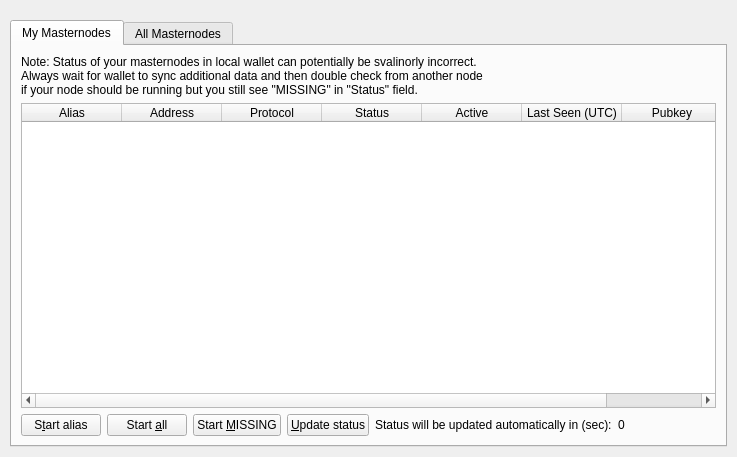
<?xml version="1.0" encoding="UTF-8"?>
<ui version="4.0">
 <class>MasternodeList</class>
 <widget class="QWidget" name="MasternodeList">
  <property name="geometry">
   <rect>
    <x>0</x>
    <y>0</y>
    <width>723</width>
    <height>457</height>
   </rect>
  </property>
  <property name="windowTitle">
   <string>Form</string>
  </property>
  <layout class="QVBoxLayout" name="topLayout">
   <property name="leftMargin">
    <number>10</number>
   </property>
   <property name="topMargin">
    <number>0</number>
   </property>
   <property name="rightMargin">
    <number>10</number>
   </property>
   <property name="bottomMargin">
    <number>10</number>
   </property>
   <item>
    <layout class="QVBoxLayout" name="verticalLayout">
     <property name="bottomMargin">
      <number>0</number>
     </property>
     <item>
      <spacer name="horizontalSpacer0">
       <property name="orientation">
        <enum>Qt::Horizontal</enum>
       </property>
       <property name="sizeHint" stdset="0">
        <size>
         <width>40</width>
         <height>20</height>
        </size>
       </property>
      </spacer>
     </item>
     <item>
      <widget class="QTabWidget" name="tabWidget">
       <property name="currentIndex">
        <number>0</number>
       </property>
       <widget class="QWidget" name="tabMyMasternodes">
        <attribute name="title">
         <string>My Masternodes</string>
        </attribute>
        <layout class="QGridLayout" name="gridLayout_2">
         <item row="0" column="0">
          <layout class="QVBoxLayout" name="verticalLayout_2">
           <property name="bottomMargin">
            <number>0</number>
           </property>
           <item>
            <layout class="QHBoxLayout" name="horizontalLayout_note">
             <property name="bottomMargin">
              <number>0</number>
             </property>
             <item>
              <widget class="QLabel" name="updateNote">
               <property name="text">
                <string>Note: Status of your masternodes in local wallet can potentially be svalinorly incorrect.&lt;br /&gt;Always wait for wallet to sync additional data and then double check from another node&lt;br /&gt;if your node should be running but you still see &quot;MISSING&quot; in &quot;Status&quot; field.</string>
               </property>
              </widget>
             </item>
            </layout>
           </item>
           <item>
            <widget class="QTableWidget" name="tableWidgetMyMasternodes">
             <property name="minimumSize">
              <size>
               <width>695</width>
               <height>0</height>
              </size>
             </property>
             <property name="palette">
              <palette>
               <active>
                <colorrole role="Text">
                 <brush brushstyle="SolidPattern">
                  <color alpha="255">
                   <red>51</red>
                   <green>51</green>
                   <blue>51</blue>
                  </color>
                 </brush>
                </colorrole>
               </active>
               <inactive>
                <colorrole role="Text">
                 <brush brushstyle="SolidPattern">
                  <color alpha="255">
                   <red>51</red>
                   <green>51</green>
                   <blue>51</blue>
                  </color>
                 </brush>
                </colorrole>
               </inactive>
               <disabled>
                <colorrole role="Text">
                 <brush brushstyle="SolidPattern">
                  <color alpha="255">
                   <red>85</red>
                   <green>85</green>
                   <blue>85</blue>
                  </color>
                 </brush>
                </colorrole>
               </disabled>
              </palette>
             </property>
             <property name="editTriggers">
              <set>QAbstractItemView::NoEditTriggers</set>
             </property>
             <property name="alternatingRowColors">
              <bool>true</bool>
             </property>
             <property name="selectionMode">
              <enum>QAbstractItemView::SingleSelection</enum>
             </property>
             <property name="selectionBehavior">
              <enum>QAbstractItemView::SelectRows</enum>
             </property>
             <property name="sortingEnabled">
              <bool>true</bool>
             </property>
             <attribute name="horizontalHeaderStretchLastSection">
              <bool>true</bool>
             </attribute>
             <attribute name="ResizeMode">
              <enum>QHeaderView::Interactive</enum>
             </attribute>
             <column>
              <property name="text">
               <string>Alias</string>
              </property>
             </column>
             <column>
              <property name="text">
               <string>Address</string>
              </property>
             </column>
             <column>
              <property name="text">
               <string>Protocol</string>
              </property>
             </column>
             <column>
              <property name="text">
               <string>Status</string>
              </property>
             </column>
             <column>
              <property name="text">
               <string>Active</string>
              </property>
             </column>
             <column>
              <property name="text">
               <string>Last Seen (UTC)</string>
              </property>
             </column>
             <column>
              <property name="text">
               <string>Pubkey</string>
              </property>
             </column>
            </widget>
           </item>
           <item>
            <layout class="QHBoxLayout" name="horizontalLayout_5">
             <property name="bottomMargin">
              <number>0</number>
             </property>
             <item>
              <widget class="QPushButton" name="startButton">
               <property name="text">
                <string>S&amp;tart alias</string>
               </property>
              </widget>
             </item>
             <item>
              <widget class="QPushButton" name="startAllButton">
               <property name="text">
                <string>Start &amp;all</string>
               </property>
              </widget>
             </item>
             <item>
              <widget class="QPushButton" name="startMissingButton">
               <property name="text">
                <string>Start &amp;MISSING</string>
               </property>
              </widget>
             </item>
             <item>
              <widget class="QPushButton" name="UpdateButton">
               <property name="text">
                <string>&amp;Update status</string>
               </property>
              </widget>
             </item>
             <item>
              <widget class="QLabel" name="autoupdate_label">
               <property name="text">
                <string>Status will be updated automatically in (sec):</string>
               </property>
              </widget>
             </item>
             <item>
              <widget class="QLabel" name="secondsLabel">
               <property name="text">
                <string>0</string>
               </property>
              </widget>
             </item>
             <item>
              <spacer name="horizontalSpacer_5">
               <property name="orientation">
                <enum>Qt::Horizontal</enum>
               </property>
               <property name="sizeHint" stdset="0">
                <size>
                 <width>40</width>
                 <height>20</height>
                </size>
               </property>
              </spacer>
             </item>
            </layout>
           </item>
          </layout>
         </item>
        </layout>
       </widget>
       <widget class="QWidget" name="tabAllMasternodes">
        <attribute name="title">
         <string>All Masternodes</string>
        </attribute>
        <layout class="QGridLayout" name="gridLayout">
         <item row="1" column="0">
          <widget class="QTableWidget" name="tableWidgetMasternodes">
           <property name="editTriggers">
            <set>QAbstractItemView::NoEditTriggers</set>
           </property>
           <property name="alternatingRowColors">
            <bool>true</bool>
           </property>
           <property name="selectionBehavior">
            <enum>QAbstractItemView::SelectRows</enum>
           </property>
           <property name="sortingEnabled">
            <bool>true</bool>
           </property>
           <attribute name="horizontalHeaderStretchLastSection">
            <bool>true</bool>
           </attribute>
           <attribute name="ResizeMode">
            <enum>QHeaderView::Interactive</enum>
           </attribute>
           <column>
            <property name="text">
             <string>Address</string>
            </property>
           </column>
           <column>
            <property name="text">
             <string>Protocol</string>
            </property>
           </column>
           <column>
            <property name="text">
             <string>Status</string>
            </property>
           </column>
           <column>
            <property name="text">
             <string>Active</string>
            </property>
           </column>
           <column>
            <property name="text">
             <string>Last Seen (UTC)</string>
            </property>
           </column>
           <column>
            <property name="text">
             <string>Pubkey</string>
            </property>
           </column>
          </widget>
         </item>
         <item row="0" column="0">
          <layout class="QHBoxLayout" name="horizontalLayout_3">
           <property name="bottomMargin">
            <number>0</number>
           </property>
           <item>
            <widget class="QLabel" name="label_filter">
             <property name="text">
              <string>Filter List:</string>
             </property>
            </widget>
           </item>
           <item>
            <widget class="QLineEdit" name="filterLineEdit">
             <property name="toolTip">
              <string>Filter masternode list</string>
             </property>
            </widget>
           </item>
           <item>
            <spacer name="horizontalSpacer_3">
             <property name="orientation">
              <enum>Qt::Horizontal</enum>
             </property>
             <property name="sizeHint" stdset="0">
              <size>
               <width>10</width>
               <height>20</height>
              </size>
             </property>
            </spacer>
           </item>
           <item>
            <widget class="QLabel" name="label_count">
             <property name="text">
              <string>Node Count:</string>
             </property>
            </widget>
           </item>
           <item>
            <widget class="QLabel" name="countLabel">
             <property name="text">
              <string>0</string>
             </property>
            </widget>
           </item>
          </layout>
         </item>
        </layout>
       </widget>
      </widget>
     </item>
    </layout>
   </item>
  </layout>
 </widget>
 <resources/>
 <connections/>
</ui>
